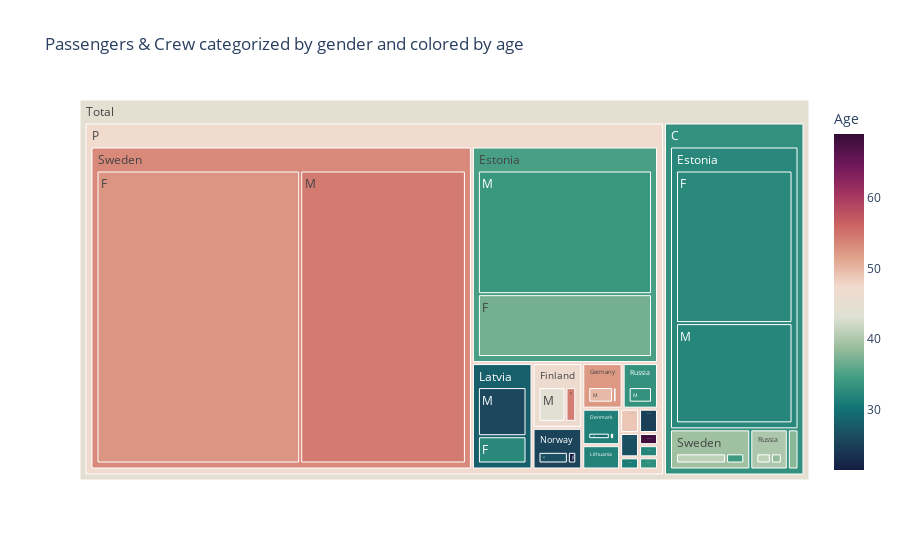

Notebook cell for this chart:
### Code cell
age_treemap = px.treemap(df,
                         height=700,
                         path=[px.Constant('Total'), 'Category', 'Country', 'Sex'],
                         color='Age',
                         hover_name = 'Country',
                         color_continuous_scale=px.colors.diverging.curl,
                         title='Passengers & Crew categorized by gender and colored by age'
                        )

age_treemap

### Figure 1 — Plotly figure (JSON) as saved in the notebook; plotly's stock layout.template omitted (floating-point values rounded to 4 significant figures)
{"data": [{"branchvalues": "total", "customdata": [[31], [68], [41], [32.47], [36.98], [54.25], [32], [69], [32.4], [27], [21.5], [38.67], [34.25], [52.53], [29.6], [32.12], [33.84], [38], [43.7], [49.86], [49], [25.72], [36.5], [25], [26.5], [33], [26.57], [41], [33.29], [41], [54.47], [31], [68], [31.5], [32.33], [34.9], [38], [46.71], [32], [52.25], [49], [28.11], [31.75], [25], [26.5], [33], [25.44], [40], [33.29], [39.2], [53.4], [33.2], [47.33], [44.58]], "domain": {"x": [0, 1], "y": [0, 1]}, "hovertemplate": "<b>%{hovertext}</b><br><br>labels=%{label}<br>count=%{value}<br>parent=%{parent}<br>id=%{id}<br>Age=%{color}<extra></extra>", "hovertext": ["Belarus", "Canada", "Denmark", "Estonia", "Estonia", "Finland", "France", "Germany", "Latvia", "Lithuania", "Norway", "Russia", "Sweden", "Sweden", "Denmark", "Estonia", "Estonia", "Finland", "Finland", "Germany", "Great Britain", "Latvia", "Lithuania", "Morocco", "Netherlands", "Nigeria", "Norway", "Russia", "Russia", "Sweden", "Sweden", "Belarus", "Canada", "Denmark", "Estonia", "Estonia", "Finland", "Finland", "France", "Germany", "Great Britain", "Latvia", "Lithuania", "Morocco", "Netherlands", "Nigeria", "Norway", "Russia", "Russia", "Sweden", "Sweden", "(?)", "(?)", "(?)"], "ids": ["Total/P/Belarus/F", "Total/P/Canada/F", "Total/P/Denmark/F", "Total/C/Estonia/F", "Total/P/Estonia/F", "Total/P/Finland/F", "Total/P/France/F", "Total/P/Germany/F", "Total/P/Latvia/F", "Total/P/Lithuania/F", "Total/P/Norway/F", "Total/C/Russia/F", "Total/C/Sweden/F", "Total/P/Sweden/F", "Total/P/Denmark/M", "Total/C/Estonia/M", "Total/P/Estonia/M", "Total/C/Finland/M", "Total/P/Finland/M", "Total/P/Germany/M", "Total/P/Great Britain/M", "Total/P/Latvia/M", "Total/P/Lithuania/M", "Total/P/Morocco/M", "Total/P/Netherlands/M", "Total/P/Nigeria/M", "Total/P/Norway/M", "Total/C/Russia/M", "Total/P/Russia/M", "Total/C/Sweden/M", "Total/P/Sweden/M", "Total/P/Belarus", "Total/P/Canada", "Total/P/Denmark", "Total/C/Estonia", "Total/P/Estonia", "Total/C/Finland", "Total/P/Finland", "Total/P/France", "Total/P/Germany", "Total/P/Great Britain", "Total/P/Latvia", "Total/P/Lithuania", "Total/P/Morocco", "Total/P/Netherlands", "Total/P/Nigeria", "Total/P/Norway", "Total/C/Russia", "Total/P/Russia", "Total/C/Sweden", "Total/P/Sweden", "Total/C", "Total/P", "Total"], "labels": ["F", "F", "F", "F", "F", "F", "F", "F", "F", "F", "F", "F", "F", "F", "M", "M", "M", "M", "M", "M", "M", "M", "M", "M", "M", "M", "M", "M", "M", "M", "M", "Belarus", "Canada", "Denmark", "Estonia", "Estonia", "Finland", "Finland", "France", "Germany", "Great Britain", "Latvia", "Lithuania", "Morocco", "Netherlands", "Nigeria", "Norway", "Russia", "Russia", "Sweden", "Sweden", "C", "P", "Total"], "marker": {"coloraxis": "coloraxis", "colors": [31, 68, 41, 32.47, 36.98, 54.25, 32, 69, 32.4, 27, 21.5, 38.67, 34.25, 52.53, 29.6, 32.12, 33.84, 38, 43.7, 49.86, 49, 25.72, 36.5, 25, 26.5, 33, 26.57, 41, 33.29, 41, 54.47, 31, 68, 31.5, 32.33, 34.9, 38, 46.71, 32, 52.25, 49, 28.11, 31.75, 25, 26.5, 33, 25.44, 40, 33.29, 39.2, 53.4, 33.2, 47.33, 44.58]}, "name": "", "parents": ["Total/P/Belarus", "Total/P/Canada", "Total/P/Denmark", "Total/C/Estonia", "Total/P/Estonia", "Total/P/Finland", "Total/P/France", "Total/P/Germany", "Total/P/Latvia", "Total/P/Lithuania", "Total/P/Norway", "Total/C/Russia", "Total/C/Sweden", "Total/P/Sweden", "Total/P/Denmark", "Total/C/Estonia", "Total/P/Estonia", "Total/C/Finland", "Total/P/Finland", "Total/P/Germany", "Total/P/Great Britain", "Total/P/Latvia", "Total/P/Lithuania", "Total/P/Morocco", "Total/P/Netherlands", "Total/P/Nigeria", "Total/P/Norway", "Total/C/Russia", "Total/P/Russia", "Total/C/Sweden", "Total/P/Sweden", "Total/P", "Total/P", "Total/P", "Total/C", "Total/P", "Total/C", "Total/P", "Total/P", "Total/P", "Total/P", "Total/P", "Total/P", "Total/P", "Total/P", "Total/P", "Total/P", "Total/C", "Total/P", "Total/C", "Total/P", "Total", "Total", ""], "type": "treemap", "values": [1, 1, 1, 102, 59, 4, 1, 1, 10, 2, 2, 3, 4, 295, 5, 67, 116, 2, 10, 7, 2, 18, 2, 2, 2, 1, 7, 4, 7, 11, 240, 1, 1, 6, 169, 175, 2, 14, 1, 8, 2, 28, 4, 2, 2, 1, 9, 7, 7, 15, 535, 193, 796, 989]}], "layout": {"autosize": true, "coloraxis": {"colorbar": {"title": {"text": "Age"}}, "colorscale": [[0, "rgb(20, 29, 67)"], [0.09091, "rgb(28, 72, 93)"], [0.1818, "rgb(18, 115, 117)"], [0.2727, "rgb(63, 156, 129)"], [0.3636, "rgb(153, 189, 156)"], [0.4545, "rgb(223, 225, 211)"], [0.5455, "rgb(241, 218, 206)"], [0.6364, "rgb(224, 160, 137)"], [0.7273, "rgb(203, 101, 99)"], [0.8182, "rgb(164, 54, 96)"], [0.9091, "rgb(111, 23, 91)"], [1, "rgb(51, 13, 53)"]]}, "legend": {"tracegroupgap": 0}, "title": {"text": "Passengers & Crew categorized by gender and colored by age"}}}
